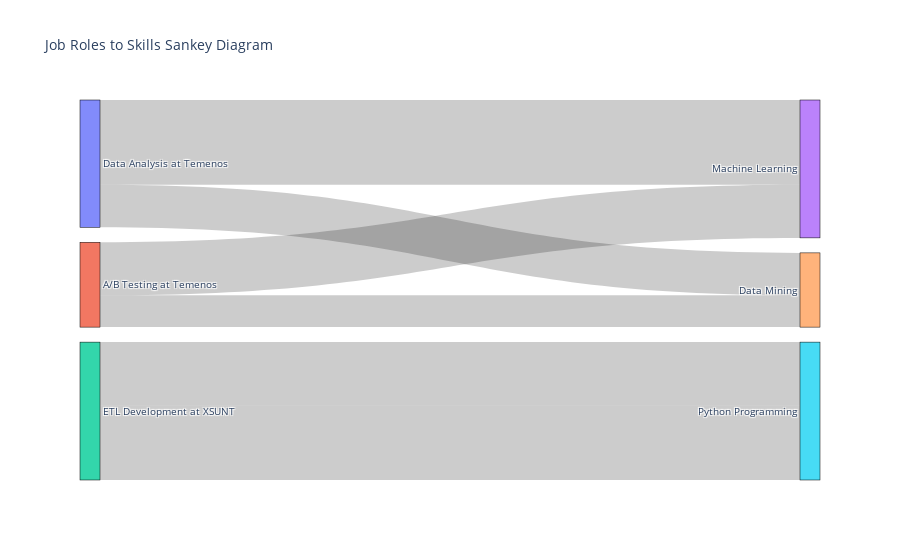

Notebook cell for this chart:
### Code cell
import plotly.graph_objects as go

# Define nodes (job tasks and skills)
label = ["Data Analysis at Temenos", "A/B Testing at Temenos", "ETL Development at XSUNT",  # Add more job tasks
         "Machine Learning", "Data Mining", "Python Programming"]  # Add more skills

# Define source and target connections (index-based)
source = [0, 0, 2, 1, 1, 2]  # indices corresponding to job tasks
target = [3, 4, 5, 3, 4, 5]  # indices corresponding to skills

# Define the weight of connections
value = [8, 4, 6, 5, 3, 7]  # Example weights

# Create the Sankey diagram
fig = go.Figure(data=[go.Sankey(
    node=dict(
      pad=15,
      thickness=20,
      line=dict(color="black", width=0.5),
      label=label,
    ),
    link=dict(
      source=source,
      target=target,
      value=value
    ))])

fig.update_layout(title_text="Job Roles to Skills Sankey Diagram", font_size=10)
fig.show()

### Figure 1 — Plotly figure (JSON) as saved in the notebook; plotly's stock layout.template omitted (floating-point values rounded to 4 significant figures)
{"data": [{"link": {"source": [0, 0, 2, 1, 1, 2], "target": [3, 4, 5, 3, 4, 5], "value": [8, 4, 6, 5, 3, 7]}, "node": {"label": ["Data Analysis at Temenos", "A/B Testing at Temenos", "ETL Development at XSUNT", "Machine Learning", "Data Mining", "Python Programming"], "line": {"color": "black", "width": 0.5}, "pad": 15, "thickness": 20}, "type": "sankey"}], "layout": {"font": {"size": 10}, "title": {"text": "Job Roles to Skills Sankey Diagram"}}}
